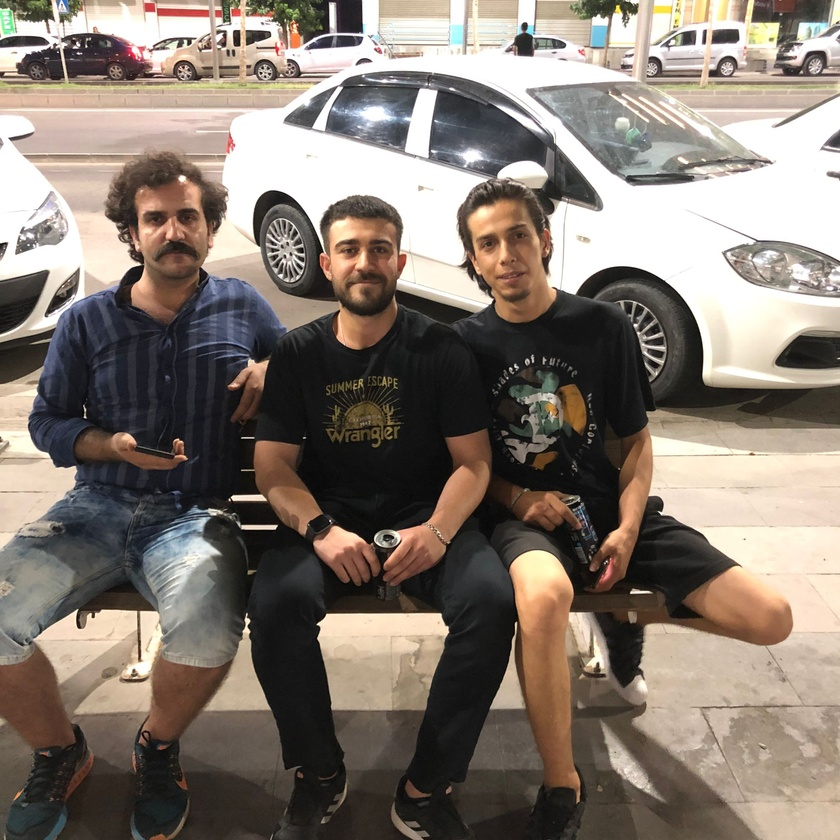
#> input picture Tensorflow/pablo.JPG, 840 x 840 px, shrunk from 2048 x 2048 before the run
$ jupyter execute vector.ipynb
#> lines starting #> are read from the running program, lines starting #| are printed output that depends on the picture
[cell 1]
import numpy as np
import matplotlib.pyplot as plt
from skimage import io, color, feature, transform

# Load the image
img = io.imread('pablo.JPG')
#> img is the input picture: shape (840, 840, 3); mean R, G, B 132.7, 122, 112.4

# Convert the image to grayscale
gray_img = color.rgb2gray(img)
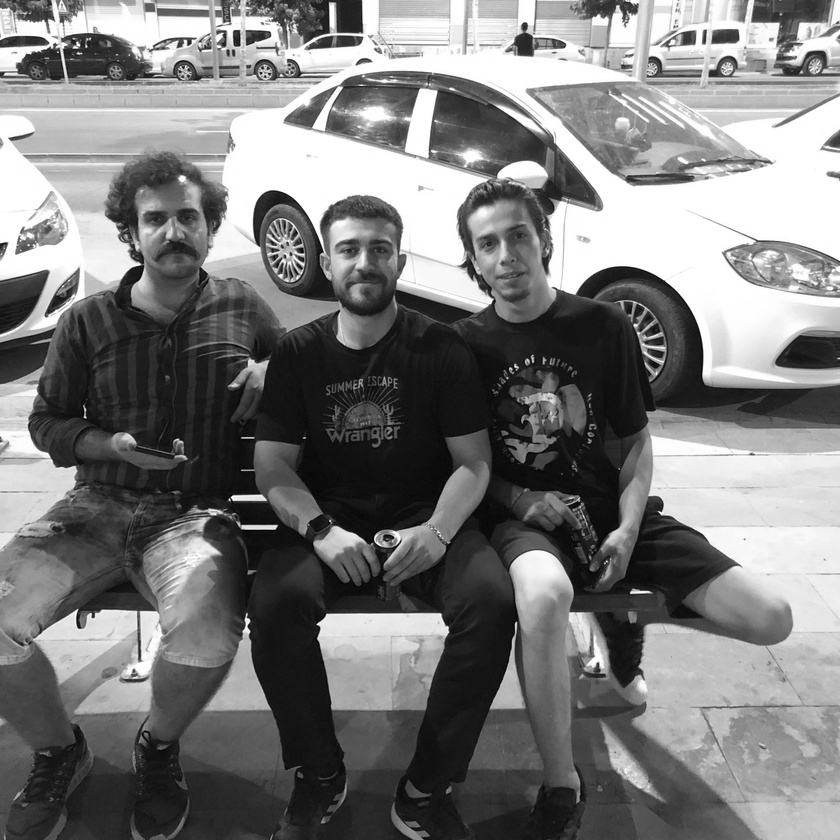
#> gray_img: shape (840, 840) float64; min 0.000833, max 1, mean 0.485

# Detect the edges using the Canny edge detector
edges = feature.canny(gray_img, sigma=2)
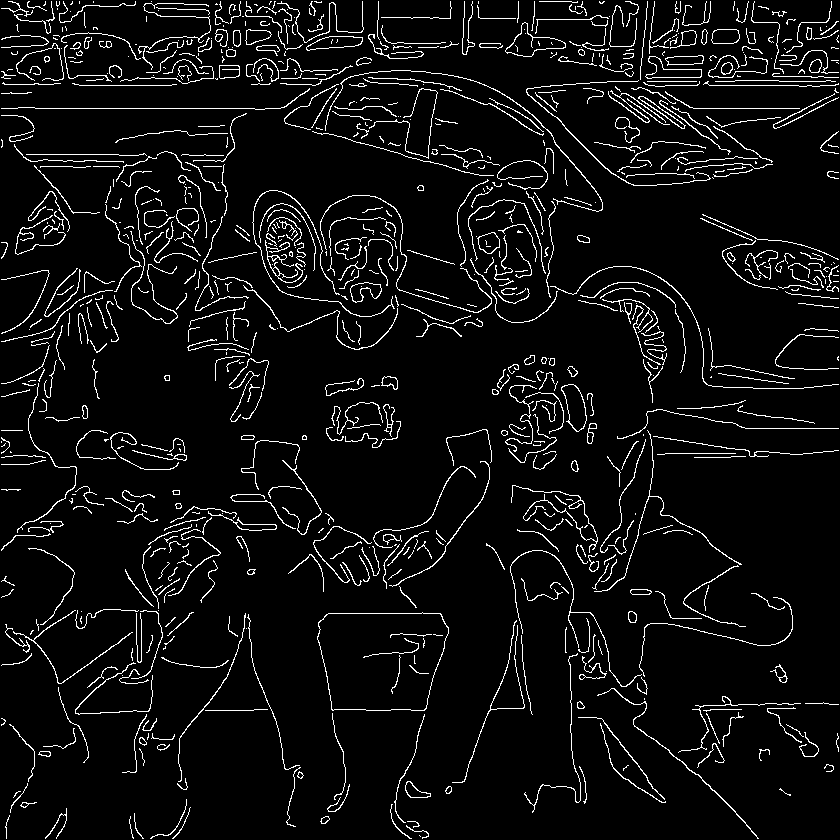
#> edges: shape (840, 840) bool; 5.9% white in thin lines or dots

# Transform the edges into a Hough space
h, theta, d = transform.hough_line(edges)
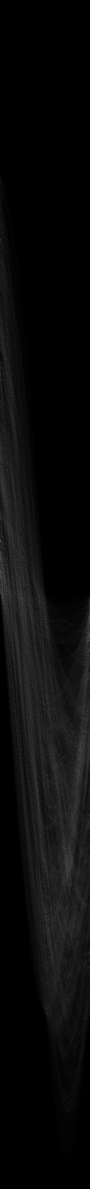
#> h: shape (2377, 180) uint64 (shown at 1/2 size); min 0, max 417, mean 17.5; drawn with min black and max white
#> theta = 180 values from -1.57 to 1.55; d = 2377 values from -1188 to 1188

# Find the most prominent lines in the Hough space
lines = transform.probabilistic_hough_line(edges, threshold=10, line_length=50, line_gap=5)
#> lines = 81 items

# Convert the lines into vectors
vectors = []
for line in lines:
    x1, y1 = line[0]
    x2, y2 = line[1]
    vector = [x2 - x1, y2 - y1]
    vectors.append(vector)
#> this loop made 81 passes
#> (x1, y1, x2, y2, vector) on passes 1 to 12: (254, 108, 35, 108, [-219, 0]), (806, 108, 693, 108, [-113, 0]), (678, 108, 626, 108, [-52, 0]), (171, 85, 79, 85, [-92, 0]), (798, 85, 709, 85, [-89, 0]), (738, 449, 650, 436, [-88, -13]), (278, 729, 253, 665, [-25, -64]), (699, 81, 647, 81, [-52, 0]), (750, 828, 698, 774, [-52, -54]), (480, 175, 387, 150, [-93, -25]), (788, 383, 722, 374, [-66, -9]), (118, 154, 21, 154, [-97, 0])
#> after the loop, vectors = 81 pairs, first value -219 to 86, second value -88 to 0

# Plot the original image and the detected lines
fig, axes = plt.subplots(1, 2, figsize=(8, 4))
ax = axes.ravel()

ax[0].imshow(img)
ax[0].set_title('Original image')

for line in lines:
    ax[0].plot((line[0][0], line[1][0]), (line[0][1], line[1][1]), 'r-')
#> this loop made 81 passes
#> line on passes 1 to 12: ((254, 108), (35, 108)), ((806, 108), (693, 108)), ((678, 108), (626, 108)), ((171, 85), (79, 85)), ((798, 85), (709, 85)), ((738, 449), (650, 436)), ((278, 729), (253, 665)), ((699, 81), (647, 81)), ((750, 828), (698, 774)), ((480, 175), (387, 150)), ((788, 383), (722, 374)), ((118, 154), (21, 154))

ax[1].imshow(edges, cmap=plt.cm.gray)
ax[1].set_title('Edges')

plt.show()
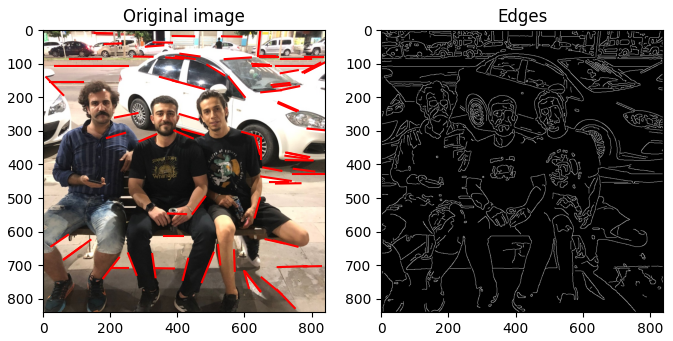
#> figure drawn by matplotlib, 2 panels

$ run again, with Tensorflow/kemalkilicdaroglu.jpeg copied over Tensorflow/pablo.JPG
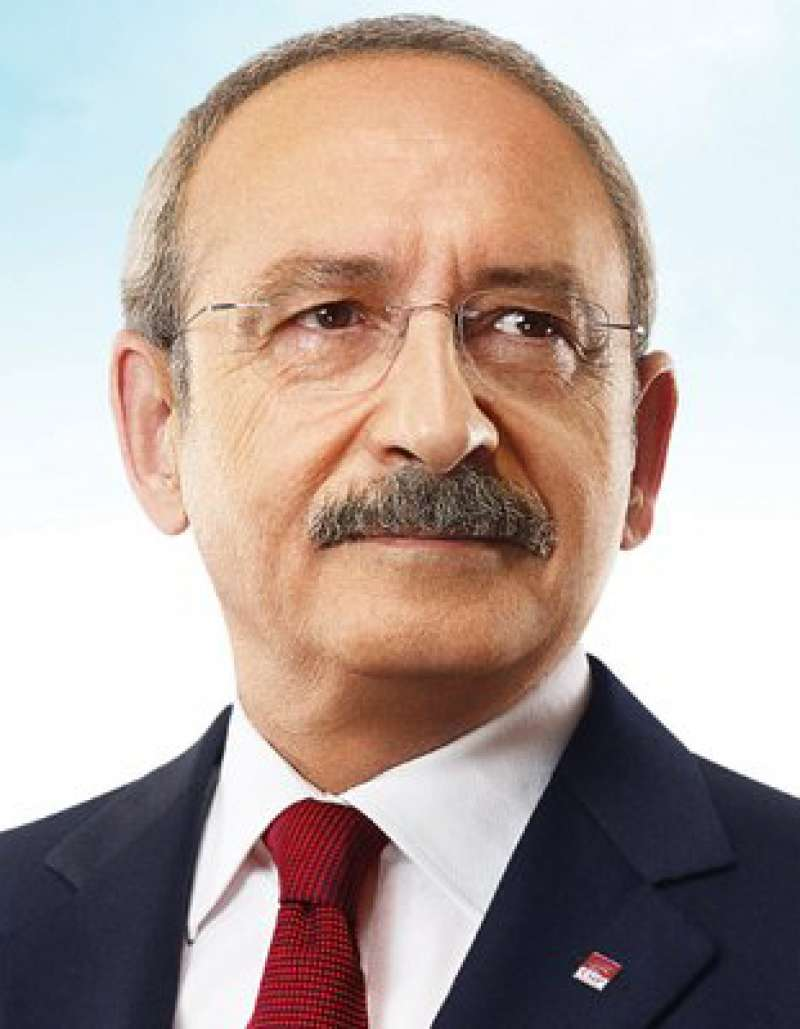
#> input picture Tensorflow/kemalkilicdaroglu.jpeg, 800 x 1029 px
#> img is the input picture: shape (1029, 800, 3); mean R, G, B 182, 165.4, 159.1
#> `edges = feature.canny(gray_img, sigma=2)`:
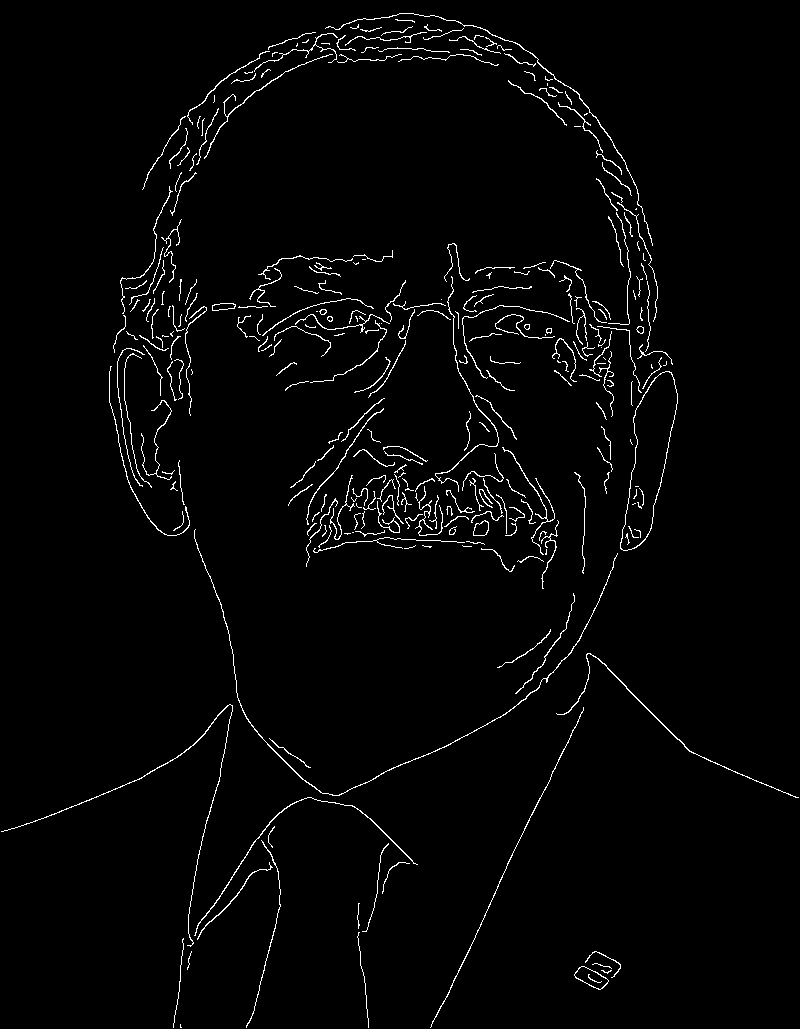
#> edges: shape (1029, 800) bool; 2.2% white in thin lines or dots
#> theta = 180 values from -1.57 to 1.55; d = 2609 values from -1304 to 1304
#> lines = 37 items
#> the loop `for line in lines:` made 37 passes
#> (x1, y1, x2, y2, vector) on passes 1 to 8: (691, 752, 595, 656, [-96, -96]), (212, 907, 262, 831, [50, -76]), (29, 823, 141, 778, [112, -45]), (658, 492, 677, 401, [19, -91]), (440, 540, 390, 538, [-50, -2]), (188, 923, 197, 859, [9, -64]), (475, 935, 539, 798, [64, -137]), (527, 824, 583, 709, [56, -115])
#> after the loop `for line in lines:`: vectors = 37 pairs, first value -96 to 112, second value -137 to -2
#> the loop `for line in lines:` made 37 passes
#> line on passes 1 to 8: ((691, 752), (595, 656)), ((212, 907), (262, 831)), ((29, 823), (141, 778)), ((658, 492), (677, 401)), ((440, 540), (390, 538)), ((188, 923), (197, 859)), ((475, 935), (539, 798)), ((527, 824), (583, 709))
#> `plt.show()`:
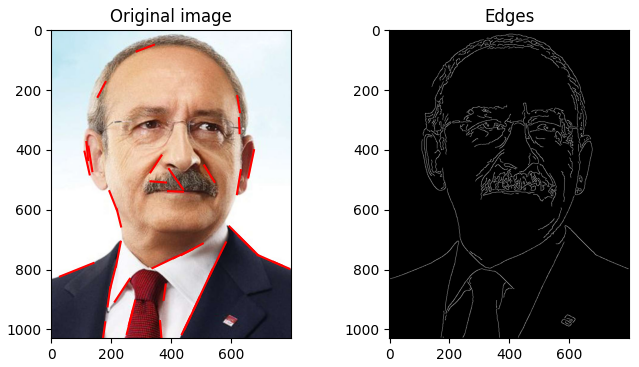
#> figure drawn by matplotlib, 2 panels
